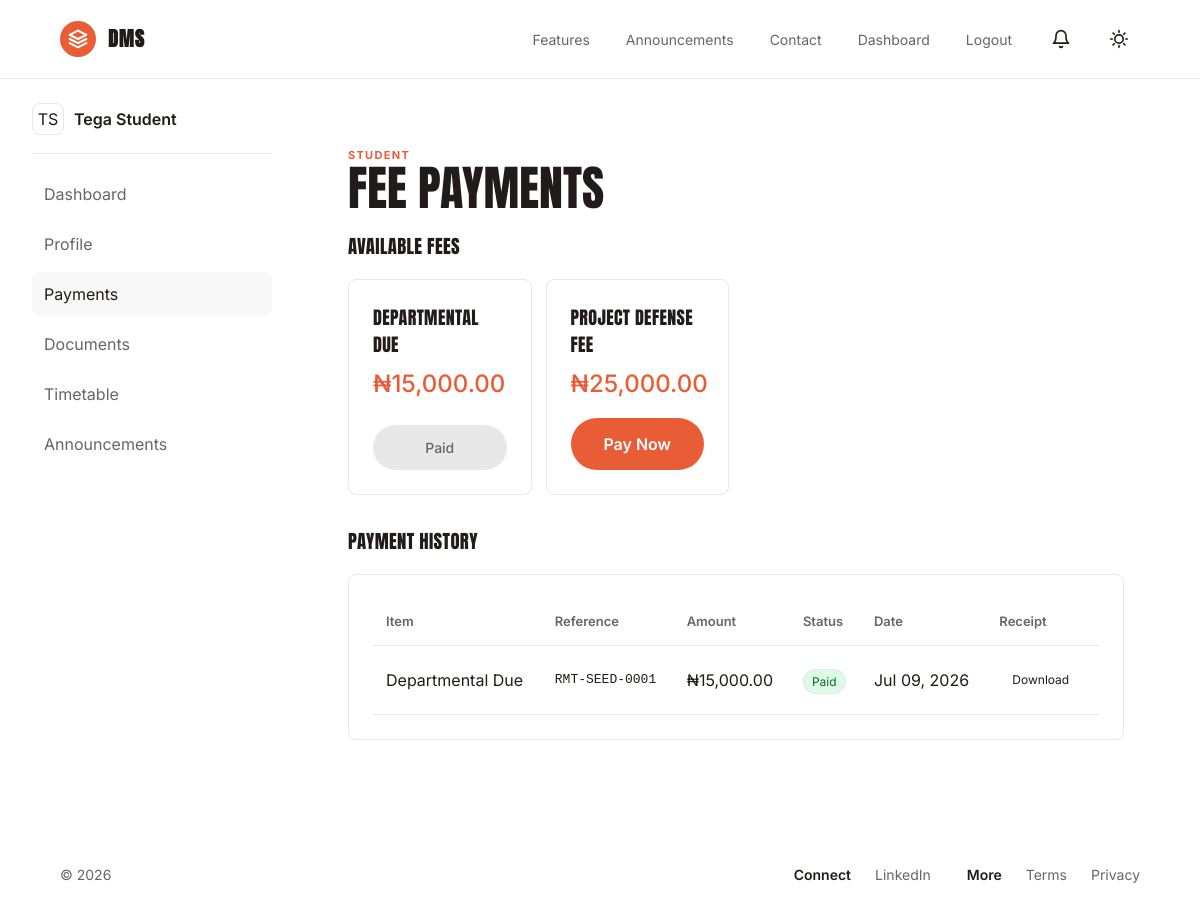
The app's page /student/payments.php (signed in) with its own data.
### tables this page shows
CREATE TABLE payment_items (
    id INT AUTO_INCREMENT PRIMARY KEY,
    name VARCHAR(160) NOT NULL,
    amount DECIMAL(12,2) NOT NULL,
    is_active TINYINT(1) DEFAULT 1
);

CREATE TABLE payments (
    id INT AUTO_INCREMENT PRIMARY KEY,
    user_id INT NOT NULL,
    payment_item_id INT NULL,
    gateway VARCHAR(60) NOT NULL DEFAULT 'Remita',
    reference VARCHAR(120) NOT NULL UNIQUE,
    amount DECIMAL(12,2) NOT NULL,
    status ENUM('pending','paid','failed','reversed') NOT NULL DEFAULT 'pending',
    gateway_payload JSON NULL,
    paid_at TIMESTAMP NULL,
    created_at TIMESTAMP DEFAULT CURRENT_TIMESTAMP,
    INDEX idx_payments_status (status),
    FOREIGN KEY (user_id) REFERENCES users(id) ON DELETE CASCADE,
    FOREIGN KEY (payment_item_id) REFERENCES payment_items(id) ON DELETE SET NULL
);

### helpers/functions.php (called while the page is built, shortened)
<?php
function url(string $path = ''): string
{
    if (!empty($_SERVER['HTTP_HOST'])) {
        $scheme = (!empty($_SERVER['HTTPS']) && $_SERVER['HTTPS'] !== 'off') ? 'https' : 'http';
        $scriptDir = str_replace('\\', '/', dirname($_SERVER['SCRIPT_NAME'] ?? ''));
        $baseDir = preg_replace('#/(admin|auth|staff|student)$#', '', $scriptDir) ?: '';
        $baseUrl = $scheme . '://' . $_SERVER['HTTP_HOST'] . rtrim($baseDir, '/');
        return rtrim($baseUrl, '/') . '/' . ltrim($path, '/');
    }
    return rtrim(APP_URL, '/') . '/' . ltrim($path, '/');
}
function e(?string $value): string
{
    return htmlspecialchars((string) $value, ENT_QUOTES, 'UTF-8');
}

### student/payments.php (the view, shortened to what this page needs)
<?php
require_once __DIR__ . '/../middleware/auth.php';
$user = require_auth(['student']);
$paymentItems = $pdo->query('SELECT * FROM payment_items WHERE is_active = 1 ORDER BY name ASC')->fetchAll();
$stmt = $pdo->prepare('
    SELECT p.*, pi.name as item_name
    FROM payments p
    LEFT JOIN payment_items pi ON p.payment_item_id = pi.id
    WHERE p.user_id = ?
    ORDER BY p.created_at DESC
');
$stmt->execute([$user['id']]);
$payments = $stmt->fetchAll();
$paidItemIds = [];
$pendingItemIds = [];
foreach ($payments as $p) {
    if ($p['payment_item_id']) {
        if ($p['status'] === 'paid') {
            $paidItemIds[] = $p['payment_item_id'];
        } elseif ($p['status'] === 'pending') {
            $pendingItemIds[] = $p['payment_item_id'];
        }
    }
}
include __DIR__ . '/../components/header.php';
?>
<div class="app-layout">
    <?php include __DIR__ . '/../components/sidebar.php'; ?>
    <section class="workspace">
        <div class="workspace-heading">
            <div>
                <p class="eyebrow">Student</p>
                <h1>Fee Payments</h1>
            </div>
        </div>
        <h3 style="margin-top: 0;">Available Fees</h3>
        <section class="feature-grid" style="margin-bottom: 32px;">
            <?php foreach ($paymentItems as $item): ?>
                <?php
                $isPaid = in_array($item['id'], $paidItemIds);
                $isPending = in_array($item['id'], $pendingItemIds);
                ?>
                <article style="display: flex; flex-direction: column; gap: 16px;">
                    <div style="flex-grow: 1;">
                        <h3 style="margin: 0 0 8px 0; font-size: 18px;"><?= e($item['name']) ?></h3>
                        <p style="font-size: 24px; font-weight: 500; color: var(--accent); margin: 0;">₦<?= number_format($item['amount'], 2) ?></p>
                    </div>
                    <?php if ($isPaid): ?>
                        <button type="button" style="width: 100%; padding: 12px; background: var(--line); color: var(--muted); border: none; border-radius: var(--pill-radius); font-weight: 500; font-size: 14px; cursor: not-allowed; font-family: inherit;" disabled>Paid</button>
                    <?php else: ?>
                        <form method="get" action="<?= url('checkout.php') ?>">
                            <button type="submit" class="cta-button" style="width: 100%;">Pay Now</button>
                        </form>
                    <?php endif; ?>
                </article>
            <?php endforeach; ?>
        </section>
        <h3>Payment History</h3>
        <section class="panel table-panel">
            <?php if (empty($payments)): ?>
                <p style="padding: 24px; color: var(--muted); text-align: center;">You have no payment history.</p>
            <?php else: ?>
                <table>
                    <thead>
                        <tr>
                            <th>Item</th>
                            <th>Reference</th>
                            <th>Amount</th>
                            <th>Status</th>
                            <th>Date</th>
                            <th>Receipt</th>
                        </tr>
                    </thead>
                    <tbody>
                        <?php foreach ($payments as $payment): ?>
                            <tr>
                                <td><?= e($payment['item_name'] ?? 'General Payment') ?></td>
                                <td style="font-family: monospace;"><?= e($payment['reference']) ?></td>
                                <td>₦<?= number_format($payment['amount'], 2) ?></td>
                                <td>
                                    <span class="status" style="<?= $payment['status'] === 'paid' ? 'background: #dcfce7; color: #166534;' : ($payment['status'] === 'pending' ? 'background: #fef9c3; color: #854d0e;' : 'background: #fee2e2; color: #991b1b;') ?>">
                                        <?= ucfirst(e($payment['status'])) ?>
                                    </span>
                                </td>
                                <td><?= date('M d, Y', strtotime($payment['created_at'])) ?></td>
                                <td>
                                    <?php if ($payment['status'] === 'paid'): ?>
                                        <a href="<?= url('download_receipt.php?ref=' . e($payment['reference'])) ?>" class="button button-light" style="padding: 4px 12px; font-size: 12px;" target="_blank">Download</a>
                                    <?php elseif ($payment['status'] === 'pending'): ?>
                                        <a href="<?= url('verify_payment.php?reference=' . e($payment['reference'])) ?>" class="button button-dark" style="padding: 4px 12px; font-size: 12px; border-radius: var(--pill-radius);">Verify</a>
                                    <?php else: ?>
                                        <span style="color: var(--muted); font-size: 13px;">N/A</span>
                                    <?php endif; ?>
                                </td>
                            </tr>
                        <?php endforeach; ?>
                    </tbody>
                </table>
            <?php endif; ?>
        </section>
    </section>
</div>
<?php include __DIR__ . '/../components/footer.php'; ?>

### assets/css/app.css (style rules this page uses)
:root { --bg: #ffffff; --panel: #ffffff; --text: #211c19; --muted: #666666; --soft: #f8f8f8; --line: #e8e8e8; --ink: #211c19; --accent: #E85D36; --warning: #a16207; --danger: #b91c1c; --radius: 8px; --pill-radius: 9999px; }
* { box-sizing: border-box; }
html { color-scheme: light; }
body { margin: 0; background: var(--bg); color: var(--text); font-family: 'Inter', -apple-system, BlinkMacSystemFont, "Segoe UI", Roboto, Arial, sans-serif; font-weight: 400; line-height: 1.5; letter-spacing: 0; }
h1, h2, h3, h4, h5, h6 { font-family: 'Anton', sans-serif; font-weight: 400; text-transform: uppercase; letter-spacing: 0.02em; }
strong, th { font-weight: 600; font-family: 'Inter', sans-serif; }
a { color: inherit; text-decoration: none; }
.button, button, input, select, textarea { border-radius: var(--radius); border: 1px solid var(--line); font: inherit; }
.button, button { display: inline-flex; align-items: center; justify-content: center; min-height: 42px; padding: 9px 16px; cursor: pointer; font-weight: 400; }
.button-light, .button-ghost { background: transparent; color: var(--text); border-color: transparent; }
.cta-button { border-radius: var(--pill-radius); padding: 14px 28px; font-weight: 600; font-size: 16px; border: none; cursor: pointer; color: #fff; background: var(--accent); display: inline-flex; justify-content: center; align-items: center; }
.home-hero h1, .page-heading h1, .workspace-heading h1 { margin: 0; font-size: clamp(44px, 6vw, 76px); line-height: 1.02; letter-spacing: 0; max-width: 820px; }
.eyebrow { margin: 0; color: var(--accent); text-transform: uppercase; font-size: 11px; font-weight: 700; letter-spacing: .12em; }
.panel, .auth-card, .feature-grid article, .contact-grid article { background: var(--panel); border: 1px solid var(--line); border-radius: var(--radius); }
.feature-grid, .contact-grid, .stats-grid, .dashboard-grid { display: grid; grid-template-columns: repeat(4, minmax(0, 1fr)); gap: 14px; }
.feature-grid article, .contact-grid article, .stats-grid article { padding: 24px; }
.feature-grid h3, .contact-grid h3 { margin: 12px 0 10px; }
.feature-grid p, .contact-grid p { color: var(--muted); }
.app-layout { display: grid; grid-template-columns: 240px minmax(0, 1fr); min-height: calc(100vh - 73px); gap: 32px; padding: 24px 32px; }
.workspace { padding: clamp(24px, 4vw, 44px); min-width: 0; }
.workspace-heading { display: flex; justify-content: space-between; align-items: center; margin-bottom: 20px; }
.workspace-heading h1 { font-size: clamp(30px, 4vw, 52px); }
.panel { padding: 24px; margin-bottom: 16px; min-width: 0; }
.table-panel { overflow-x: auto; }
table { width: 100%; border-collapse: collapse; min-width: 720px; }
th, td { padding: 13px; border-bottom: 1px solid var(--line); text-align: left; }
th { color: var(--muted); font-size: 13px; }
.status { border: 1px solid var(--line); border-radius: 999px; padding: 4px 8px; font-size: 12px; }

### records on screen
payment_items: name "DEPARTMENTAL DUE", amount "15,000.00", shows "Paid"
payment_items: name "PROJECT DEFENSE FEE", amount "25,000.00"
payments: payment_item.name "Departmental Due", reference "RMT-SEED-0001", amount "15,000.00", status "Paid", created_at "Jul 09, 2026"

### other values on screen
initials($profileName) "TS"
$profileName "Tega Student"
$label "Dashboard"
$label "Profile"
$label "Payments"
$label "Documents"
$label "Timetable"
$label "Announcements"
